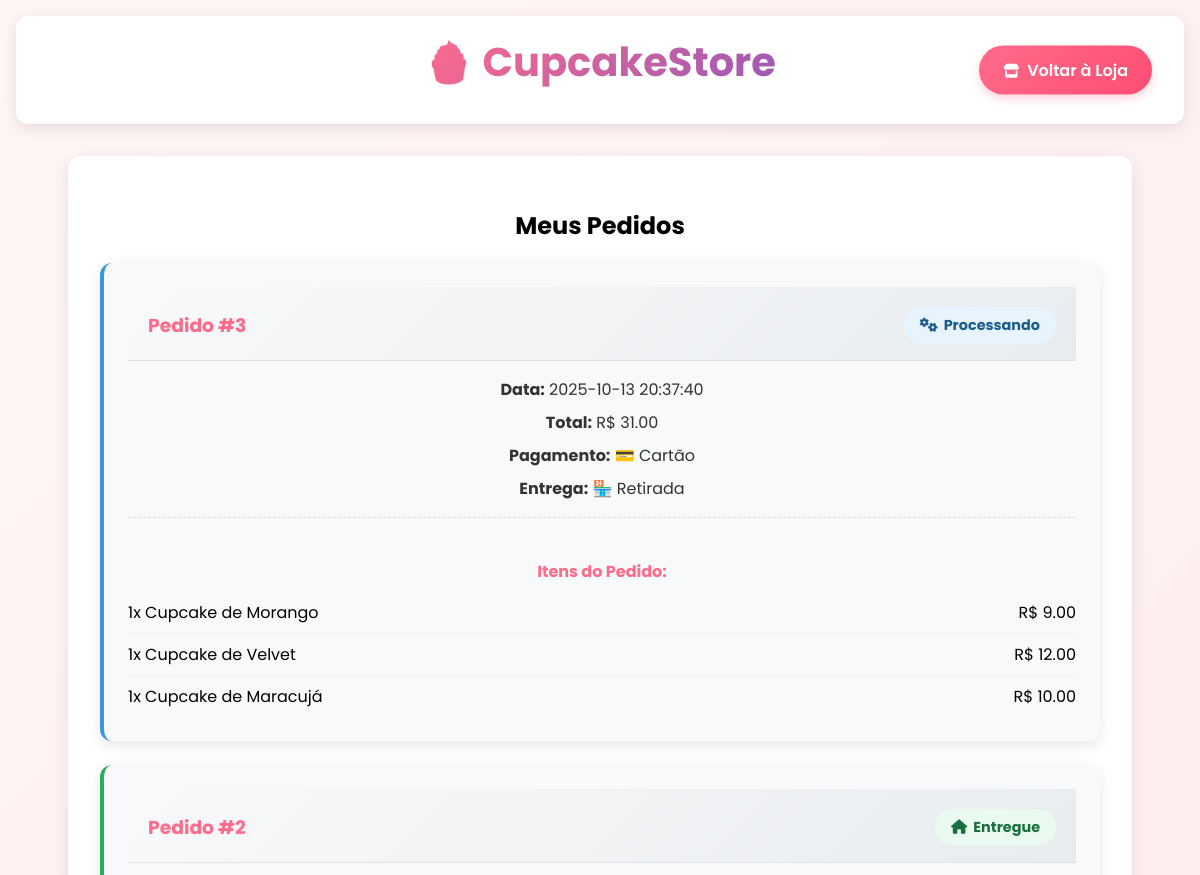
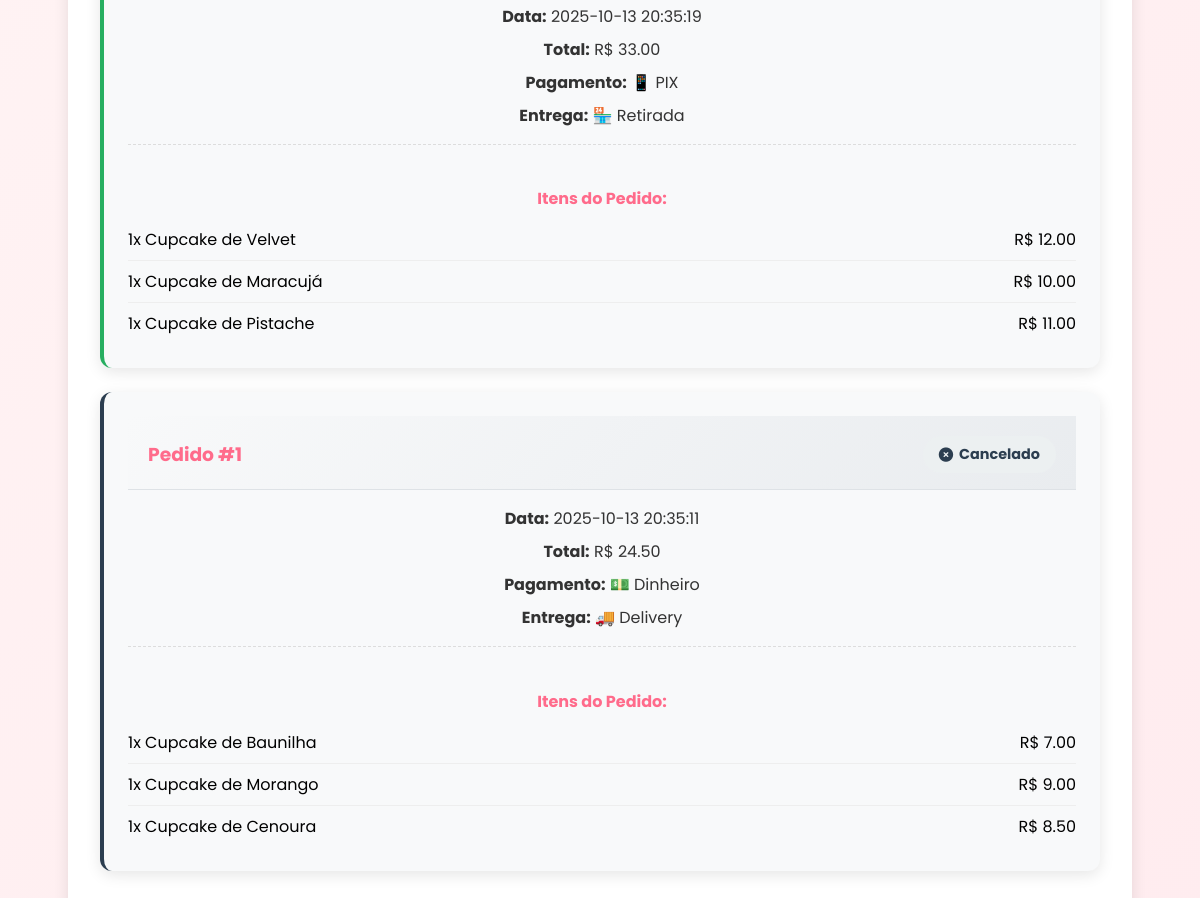
Screenshot of /meus-pedidos (signed in) with the database file from the repository (2 pictures, top to bottom).
### tables this page shows
CREATE TABLE orders (
                    id INTEGER PRIMARY KEY AUTOINCREMENT,
                    user_id INTEGER NOT NULL,
                    order_data TEXT NOT NULL,
                    total_amount REAL NOT NULL,
                    metodo_pagamento TEXT DEFAULT 'cartao',
                    status TEXT DEFAULT 'pendente',
                    created_at TIMESTAMP DEFAULT CURRENT_TIMESTAMP, forma_entrega TEXT DEFAULT 'delivery',
                    FOREIGN KEY (user_id) REFERENCES users (id)
                );

### backend/app.py (the view)
@app.route('/meus-pedidos')
def meus_pedidos():
    if 'user_id' not in session:
        flash('Você precisa fazer login para ver seus pedidos!', 'error')
        return redirect(url_for('login'))
    try:
        conn = get_db_connection()
        pedidos = conn.execute(
            'SELECT * FROM orders WHERE user_id = ? ORDER BY created_at DESC',
            (session['user_id'],)
        ).fetchall()
        conn.close()
        pedidos_processados = []
        for pedido in pedidos:
            pedido_dict = dict(pedido)
            try:
                dados_pedido = json.loads(pedido_dict['order_data'])
                if isinstance(dados_pedido, dict) and 'itens' in dados_pedido:
                    pedido_dict['itens'] = dados_pedido['itens']
                else:
                    pedido_dict['itens'] = dados_pedido
            except Exception as e:
                print(f"❌ Erro ao processar pedido {pedido_dict['id']}: {e}")
                pedido_dict['itens'] = []
            pedidos_processados.append(pedido_dict)
        return render_template('meus_pedidos.html', pedidos=pedidos_processados)
    except Exception as e:
        print(f"❌ Erro ao carregar pedidos: {e}")
        flash('Erro ao carregar seus pedidos.', 'error')
        return redirect(url_for('home'))

### backend/app.py (called while the page is built)
@app.context_processor
def utility_processor():
    def check_is_admin():
        """Verifica se o usuário logado é admin"""
        if 'user_id' not in session:
            return False
        try:
            conn = get_db_connection()
            user = conn.execute(
                'SELECT is_admin FROM users WHERE id = ?',
                (session['user_id'],)
            ).fetchone()
            conn.close()
            return user and user['is_admin'] == 1
        except:
            return False
    return dict(is_admin=check_is_admin)

### database/database.py (called while the page is built)
def get_db_connection():
    db_path = os.path.join(base_dir, 'cupcakes.db')
    conn = sqlite3.connect(db_path)
    conn.row_factory = sqlite3.Row
    return conn

### frontend/templates/meus_pedidos.html (shortened to what this page needs)
<!DOCTYPE html>
<html lang="pt-BR">
<head>
    <link rel="stylesheet" href="{{ url_for('static', filename='css/style.css') }}">
    <link rel="stylesheet" href="https://cdnjs.cloudflare.com/ajax/libs/font-awesome/6.4.0/css/all.min.css">
</head>
<body>
    <div class="header-content">
        <a href="{{ url_for('home') }}" class="logo">
            <h1>🧁 CupcakeStore</h1>
        </a>
        <div class="btn-voltar-header">
            <a href="{{ url_for('home') }}" class="btn-padrao">
                <i class="fas fa-store"></i> Voltar à Loja
            </a>
        </div>
    </div>
    <div class="pedidos-container">
        <h2>Meus Pedidos</h2>
        {% if pedidos %}
        {% for pedido in pedidos %}
        <div class="pedido-card {{ pedido['status'] }}">
            <div class="pedido-header">
                <h3>Pedido #{{ pedido['id'] }}</h3>
                <span class="pedido-status status-{{ pedido['status'] }}">
                    <i class="fas
                        {% if pedido['status'] == 'pendente' %}fa-clock
                        {% elif pedido['status'] == 'processando' %}fa-cogs
                        {% elif pedido['status'] == 'pronto' %}fa-check-circle
                        {% elif pedido['status'] == 'enviado' %}fa-shipping-fast
                        {% elif pedido['status'] == 'entregue' %}fa-home
                        {% elif pedido['status'] == 'cancelado' %}fa-times-circle
                        {% endif %}">
                    </i>
                    {{ pedido['status']|title }}
                </span>
            </div>
            <div class="pedido-info">
                <p><strong>Data:</strong> {{ pedido['created_at'] }}</p>
                <p><strong>Total:</strong> R$ {{ "%.2f"|format(pedido['total_amount']) }}</p>
                {% if pedido['metodo_pagamento'] %}
                <p><strong>Pagamento:</strong>
                    {% if pedido['metodo_pagamento'] == 'dinheiro' %}💵 Dinheiro{% endif %}
                    {% if pedido['metodo_pagamento'] == 'cartao' %}💳 Cartão{% endif %}
                    {% if pedido['metodo_pagamento'] == 'pix' %}📱 PIX{% endif %}
                </p>
                {% endif %}
                {% if pedido['forma_entrega'] %}
                <p><strong>Entrega:</strong>
                    {% if pedido['forma_entrega'] == 'delivery' %}🚚 Delivery{% endif %}
                    {% if pedido['forma_entrega'] == 'retirada' %}🏪 Retirada{% endif %}
                </p>
                {% endif %}
            </div>
            <div class="pedido-itens">
                <h4>Itens do Pedido:</h4>
                {% if pedido.itens %}
                {% for item in pedido.itens %}
                <div class="item-pedido">
                    <span>
                        {% if item.quantidade %}{{ item.quantidade }}x {% endif %}
                        {{ item.nome if item.nome else 'Item' }}
                    </span>
                    <span>
                        R$
                        {% if item.preco and item.quantidade %}
                        {{ "%.2f"|format(item.preco * item.quantidade) }}
                        {% else %}
                        0.00
                        {% endif %}
                    </span>
                </div>
                {% endfor %}
                {% else %}
                <p>Nenhum item disponível</p>
                {% endif %}
            </div>
        </div>
        {% endfor %}
        {% else %}
        <div class="sem-pedidos">
            <h2>📦Você ainda não fez nenhum pedido</h2>
            <p>Que tal dar uma olhada em nossos deliciosos cupcakes?</p>
            <a href="{{ url_for('home') }}" class="btn-padrao">Ir às Compras</a>
        </div>
        {% endif %}
    </div>
</body>
</html>

### frontend/static/css/style.css (style rules this page uses)
body { font-family: Arial, sans-serif; text-align: center; margin: 0; padding: 20px; background-color: #fff5f5; }
h1 { color: #ff6b8b; }
.header-content { display: flex; justify-content: center; align-items: center; position: relative; }
.pedidos-container { max-width: 800px; margin: 0 auto; padding: 20px; }
.pedido-card { background: white; border-radius: 12px; box-shadow: 0 4px 15px rgba(0,0,0,0.1); margin-bottom: 25px; overflow: hidden; }
.pedido-header { background: linear-gradient(135deg, #f8f9fa, #e9ecef); padding: 20px; display: flex; justify-content: space-between; align-items: center; border-bottom: 2px solid #ff6b8b; }
.pedido-header h3 { color: #ff6b8b; margin: 0; }
.pedido-status { padding: 6px 12px; border-radius: 20px; font-weight: bold; font-size: 0.9em; }
.pedido-itens { margin-top: 20px; padding-top: 20px; border-top: 1px dashed #ddd; }
.pedido-itens h4 { color: #ff6b8b; margin-bottom: 15px; }
.item-pedido { display: flex; justify-content: space-between; padding: 8px 0; border-bottom: 1px solid #f1f1f1; }
.item-pedido:last-child { border-bottom: none; }
.logo { text-decoration: none; color: inherit; transition: transform 0.3s ease; }
.logo h1 { margin: 0; color: #ff6b8b; font-size: 2.2em; transition: all 0.3s ease; }

### frontend/templates/meus_pedidos.html (style rules this page uses)
:root { --primary: #ff6b8b; --primary-dark: #ff4d73; --secondary: #9b59b6; --accent: #27ae60; --light: #fff5f5; --dark: #333; --gray: #95a5a6; --white: #ffffff; --shadow: 0 4px 15px rgba(0, 0, 0, 0.1); --radius: 12px; }
body { font-family: 'Poppins', sans-serif; background: linear-gradient(135deg, #fff5f5 0%, #ffecef 100%); min-height: 100vh; margin: 0; padding: 1rem; }
.header-content { background: var(--white); padding: 1rem 2rem; border-radius: var(--radius); box-shadow: var(--shadow); margin-bottom: 2rem; display: flex; flex-direction: column; align-items: center; position: relative; }
.logo { margin-bottom: 1rem; text-align: center; }
.logo h1 { font-size: 2.5rem; background: linear-gradient(135deg, var(--primary), var(--secondary)); -webkit-background-clip: text; -webkit-text-fill-color: transparent; font-weight: 700; margin: 0; }
.btn-voltar-header { position: absolute; right: 2rem; top: 50%; transform: translateY(-50%); }
.pedidos-container { max-width: 1000px; margin: 0 auto; background: var(--white); padding: 2rem; border-radius: var(--radius); box-shadow: var(--shadow); }
.pedido-card { background: #f8f9fa; border-radius: var(--radius); padding: 1.5rem; margin-bottom: 1.5rem; border-left: 4px solid var(--primary); }
.pedido-card.processando { border-left-color: #3498db; }
.pedido-card.entregue { border-left-color: #27ae60; }
.pedido-card.cancelado { border-left-color: #2c3e50; }
.pedido-header { display: flex; justify-content: space-between; align-items: center; margin-bottom: 1rem; padding-bottom: 1rem; border-bottom: 1px solid #dee2e6; }
.pedido-header h3 { color: var(--primary); margin: 0; }
.pedido-status { padding: 8px 16px; border-radius: 20px; font-weight: bold; font-size: 0.9em; display: flex; align-items: center; gap: 6px; }
.status-processando { background: #e8f4fd; color: #1a5d8a; }
.status-entregue { background: #eafaf1; color: #196f3d; }
.status-cancelado { background: #ecf0f1; color: #2c3e50; }
.pedido-info { margin-bottom: 1rem; }
.pedido-info p { margin: 0.5rem 0; color: var(--dark); }
.pedido-itens { margin-top: 1rem; }
.pedido-itens h4 { color: var(--primary); margin-bottom: 0.5rem; }
.item-pedido { display: flex; justify-content: space-between; padding: 0.5rem 0; border-bottom: 1px solid #eee; }
.item-pedido:last-child { border-bottom: none; }
.btn-padrao { display: inline-flex; align-items: center; gap: 0.5rem; padding: 12px 24px; border-radius: 25px; text-decoration: none; font-weight: 600; transition: all 0.3s ease; background: linear-gradient(135deg, #ff6b8b, #ff4d73); color: white; box-shadow: 0 4px 10px rgba(255, 107, 139, 0.3); }
.btn-padrao i { color: white; font-size: 14px; }

### rows the page displays
orders: id "3", status "Processando", created_at "2025-10-13 20:37:40", total_amount "31.00", shows "Pagamento:", metodo_pagamento "💳 Cartão", shows "Entrega:", forma_entrega "🏪 Retirada", quantidade "1" "1" "1", nome "Cupcake de Morango" "Cupcake de Velvet" "Cupcake de Maracujá", preco "9.00" "12.00" "10.00"
orders: id "2", status "Entregue", created_at "2025-10-13 20:35:19", total_amount "33.00", shows "Pagamento:", metodo_pagamento "📱 PIX", shows "Entrega:", forma_entrega "🏪 Retirada", quantidade "1" "1" "1", nome "Cupcake de Velvet" "Cupcake de Maracujá" "Cupcake de Pistache", preco "12.00" "10.00" "11.00"
orders: id "1", status "Cancelado", created_at "2025-10-13 20:35:11", total_amount "24.50", shows "Pagamento:", metodo_pagamento "💵 Dinheiro", shows "Entrega:", forma_entrega "🚚 Delivery", quantidade "1" "1" "1", nome "Cupcake de Baunilha" "Cupcake de Morango" "Cupcake de Cenoura", preco "7.00" "9.00" "8.50"
